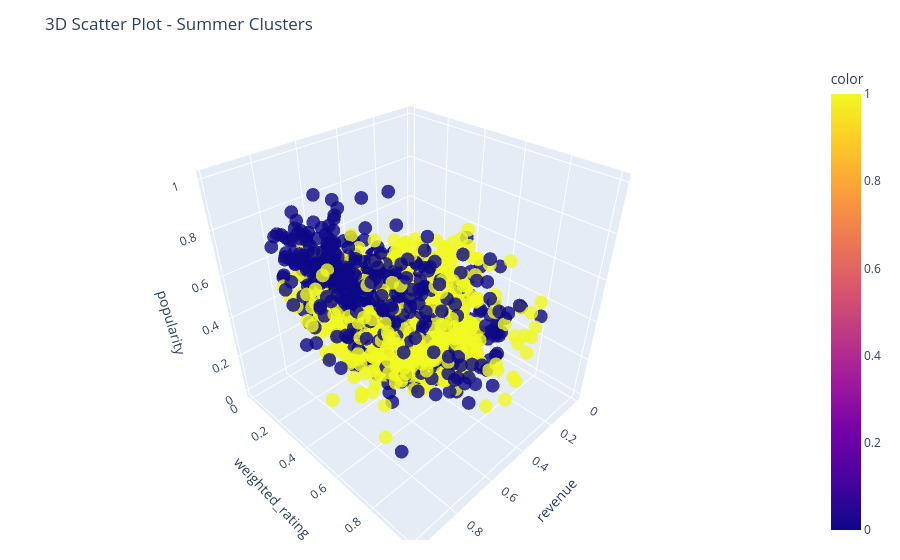

The notebook cell saved with this chart:
### Markdown cell above
💡 **Retrospective Insight**: Both the **inertia** and **silhouette score** are nearly identical across all seasons, indicating that the clustering structure is consistent regardless of season.
> Although the automated elbow plot suggests an elbow at **K = 3**, a manual inspection reveals a **sharper elbow at K = 2**.  
Combined with the fact that **K = 2 yields the highest silhouette score**, we selected **K = 2** for the clustering in the following models.

### Code cell
# Summer season

# Testing different K values for K-Means clustering
evaluate_kmeans_clustering(summer, k_range=range(1, 8), random_state=42, plot_title='Elbow & Silhouette Analysis')

# Fitting K-Means with 2 clusters
kmeans_modelSU, labelsSU = fit_kmeans(summer, n_clusters=2)

# Plotting the clusters in 3D
plot_3d(summer, x_col='revenue', y_col='weighted_rating', z_col='popularity', color_col=labelsSU, title='3D Scatter Plot - Summer Clusters')

# Adding cluster labels to the original (non-scaled) data
add_cluster_labels(summer, labelsSU, label_col='cluster')

# Reverting the log1p transformation for revenue and popularity original values
revert_log1p(summer, ['revenue', 'popularity'])

# Cluster-wise statistics
cluster_statsSU = summer.groupby('cluster').agg({
    'revenue': ['mean', 'median', 'min', 'max'],
    'weighted_rating': ['mean', 'median', 'min', 'max'],
    'popularity': ['mean', 'median', 'min', 'max']
}).round(1)

print("📊 Cluster-wise statistics - Summer:")
display(cluster_statsSU)

### Figure 1 — Plotly figure (JSON) as saved in the notebook; plotly's stock layout.template omitted (floating-point values rounded to 4 significant figures; data arrays with more than 128 entries replaced by an {"elided": "..."} marker saying what was removed)
{"data": [{"hovertemplate": "revenue=%{x}<br>weighted_rating=%{y}<br>popularity=%{z}<br>color=%{marker.color}<extra></extra>", "legendgroup": "", "marker": {"color": {"elided": "2280 int values"}, "coloraxis": "coloraxis", "opacity": 0.8, "symbol": "circle"}, "mode": "markers", "name": "", "scene": "scene", "showlegend": false, "type": "scatter3d", "x": {"elided": "2280 float values"}, "y": {"elided": "2280 float values"}, "z": {"elided": "2280 float values"}}], "layout": {"coloraxis": {"colorbar": {"title": {"text": "color"}}, "colorscale": [[0, "#0d0887"], [0.1111, "#46039f"], [0.2222, "#7201a8"], [0.3333, "#9c179e"], [0.4444, "#bd3786"], [0.5556, "#d8576b"], [0.6667, "#ed7953"], [0.7778, "#fb9f3a"], [0.8889, "#fdca26"], [1, "#f0f921"]]}, "legend": {"tracegroupgap": 0}, "margin": {"b": 20, "l": 20, "r": 20, "t": 60}, "scene": {"domain": {"x": [0, 1], "y": [0, 1]}, "xaxis": {"title": {"text": "revenue"}}, "yaxis": {"title": {"text": "weighted_rating"}}, "zaxis": {"title": {"text": "popularity"}}}, "title": {"text": "3D Scatter Plot - Summer Clusters"}}}
